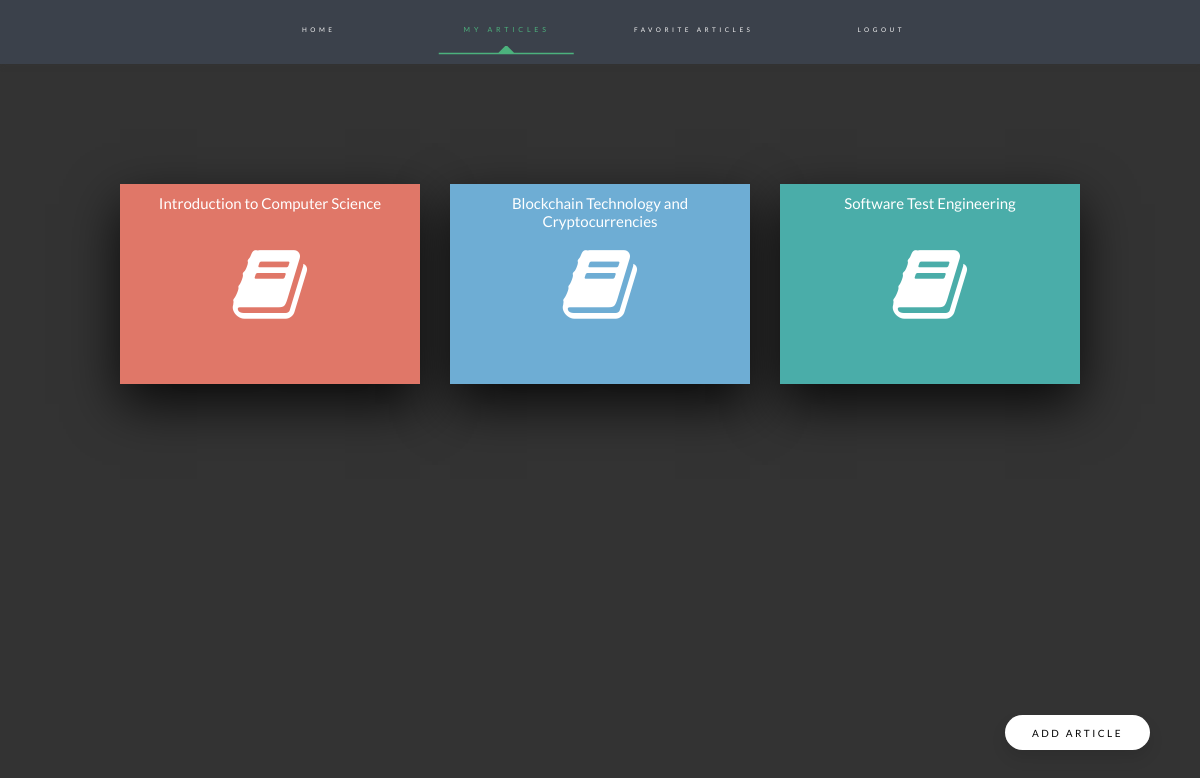
The page /my_own_articles.php (signed in) on the database its author committed.
### tables this page shows
CREATE TABLE `article_table` (
  `id` int NOT NULL,
  `title` varchar(255) NOT NULL,
  `user_id` int NOT NULL,
  `content` varchar(10000) NOT NULL,
  `date` timestamp NULL DEFAULT CURRENT_TIMESTAMP
);

### my_own_articles.php (the view, shortened to what this page needs)
<?php
include('./conf.php');
?>
<!DOCTYPE html>
<html lang="en">
<head>
    <link href="https://stackpath.bootstrapcdn.com/font-awesome/4.7.0/css/font-awesome.min.css" rel="stylesheet"
>
    <link rel="stylesheet" href="style.css">
</head>
<body>
    <?php
$sql = "SELECT article_table.*, user_table.username
FROM article_table
JOIN user_table ON article_table.user_id = user_table.id WHERE user_id = {$_SESSION['user_id']}";
$article_result = mysqli_query($connect, $sql);
?>
<?php include('./header.php'); ?>
<div class="article-container">
<?php
  $num = mysqli_num_rows($article_result);
  if ($num > 0) {
    while ($row = mysqli_fetch_assoc($article_result)) { ?>
        <div class="card">
            <div class="face face1">
                <div class="content">
                    <div class="icon">
                        <i class="fa fa-book" aria-hidden="true"></i>
                        <h1>
                            <?php echo $row["title"]?>
                        </h1>
                    </div>
                </div>
            </div>
            <div class="face face2">
                <div class="content">
                    <h3>
                    </h3>
                    <p><strong>Writer:</strong>
                    </p>
                    <div class="wrap">
                        <a href="article_details.php?id=<?php echo $row["id"]?>"><button class="button">Read
                                More</button></a>
                    </div>
                    <div style="display: flex; flex-direction: row; justify-content: center;">
                        <div class="wrap">
                        <a href='my_own_articles.php?id=<?php echo $row['id'] ?>'><button class="button delete">Delete</button></a>
                          </div>
                          <div class="wrap">
                          <a href='update_article.php?id=<?php echo $row['id'] ?>'><button class="button update">Update</button></a>
                          </div>
                      </div>
                </div>
            </div>
        </div>
        <?php
    }
  }
  ?>
    </div>
    <div class="add_article" style="position: fixed; right: 50px; bottom: 50px;">
        <div class="wrap">
            <a href="add_article.php"><button class="button" style="width: 145px;">Add Article</button></a>
          </div>
       </div>
</body>
</html>

### style.css (style rules this page uses)
html { height: 100%; }
body { height: 100%; font: 400 10px "Lato", sans-serif; text-align: center; margin: 0; background-color: #333; }
@media (max-device-width: 991px) { body { font-size: 0.4em; } }
.article-container { width: 80%; max-width: 1000px; position: relative; display: flex; flex-wrap: wrap; grid-gap: 30px; justify-content: center; align-items: center; margin: 0 auto; padding-top: 20px; }
.card { position: relative; border-radius: 10px; }
.card .icon { position: absolute; top: 0; left: 0; width: 100%; height: 100%; background: transparent; transition: 0.7s; z-index: 1; }
.card .icon h1 { max-width: 80%; max-height: 90%; overflow: hidden; margin: 10px auto; color: #ffffff; font: 400 15px "Lato", sans-serif; text-align: center; }
.card:nth-child(1) .icon { background: #e07768; }
.card:nth-child(2) .icon { background: #6eadd4; }
.card:nth-child(3) .icon { background: #4aada9; }
.card .icon .fa { position: absolute; top: 50%; left: 50%; transform: translate(-50%, -50%); font-size: 80px; transition: 0.7s; color: #fff; }
.card .face { width: 300px; height: 200px; transition: 0.5s; }
.card .face.face1 { position: relative; background: #333; display: flex; justify-content: center; align-items: center; z-index: 1; transform: translateY(100px); }
.card .face.face1 .content { opacity: 1; transition: 0.5s; }
.card .face.face1 .content i { max-width: 100px; }
.card .face.face2 { position: relative; background: #fff; display: flex; justify-content: center; align-items: center; padding: 20px; box-sizing: border-box; box-shadow: 0 20px 50px rgba(0, 0, 0, 0.8); transform: translateY(-100px); }
.card .face.face2 .content p { margin: 0; padding: 0; text-align: center; color: #414141; }
.card .face.face2 .content h3 { margin: 0 0 10px 0; padding: 0; color: #fff; font: 600 20px "Lato", sans-serif; text-align: center; color: #414141; }
a { text-decoration: none; color: #414141; }
.wrap { height: 100%; display: flex; align-items: center; justify-content: center; }
.button { width: 100px; height: 35px; font: 400 10px "Lato", sans-serif; text-transform: uppercase; letter-spacing: 2.5px; font-weight: 500; color: #000; background-color: #fff; border: none; border-radius: 45px; box-shadow: 0px 8px 15px rgba(0, 0, 0, 0.1); transition: all 0.3s ease 0s; cursor: pointer; outline: none; margin-top: 20px; }

### rows shown on the page
article_table: title "Introduction to Computer Science"
article_table: title "Blockchain Technology and Cryptocurrencies"
article_table: title "Software Test Engineering"
